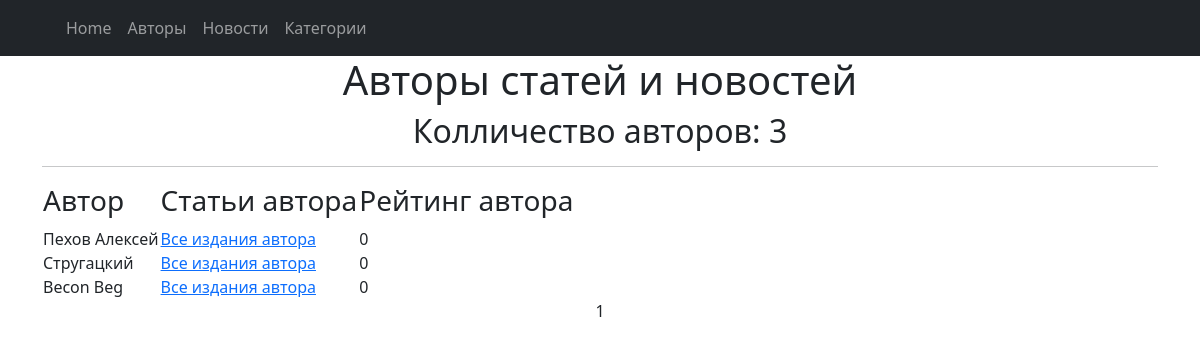
Page /author/ on the committed database.
### news/models.py (models this page shows, shortened)
class Author(models.Model):
    objects = None
    user = models.OneToOneField(User, on_delete=models.CASCADE)
    rating = models.IntegerField(default=0)

### news/views.py (the view)
# urls.py: path('author/', AuthorList.as_view(), name='authors'),
class AuthorList(ListView):
    model = Author
    ordering = '-user'
    template_name = 'author/authors.html'
    context_object_name = 'authors'
    paginate_by = 10

### templates/author/authors.html (shortened to what this page needs)
<html lang="ru">
{% extends 'flatpages/default.html' %}
 {% load custom_filter %}
     {% load custom_tags %}
{% block content %}
                <h1>Авторы статей и новостей</h1>
          <h2>Колличество авторов: {{ authors|length  }} </h2>
           <hr>
            {% if authors %}
            <table>
                <tr>
                    <td><h3> Автор </h3></td>
                    <td><h3> Статьи автора </h3></td>
                    <td><h3> Рейтинг автора </h3></td>
                </tr>
                {% for author in authors %}
                    <tr>
                        <td>{{author.user}}</td>
                        <td><a href="{% url 'author' author.id %}">Все издания автора</a></td>
                        <td>{{author.rating}}</td>
                    </tr>
                {% endfor %}
            </table>
        {% endif %}
   {{ page_obj.number }}
{% endblock content %}

### rows in the picture
Author: user "Пехов Алексей", rating "0"
Author: user "Стругацкий", rating "0"
Author: user "Becon Beg", rating "0"

### other values in the picture
{{ authors|length }} "3"
{{ page_obj.number }} "1"
